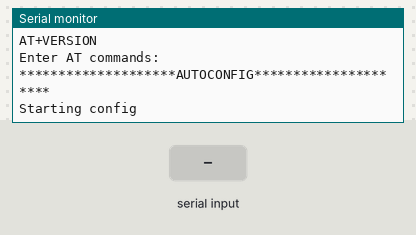
Simulated run of this sketch. Board: Arduino Uno, built with avr-gcc and run on an emulated ATmega328P. Parts: the last lines printed to the serial monitor. The inputs (shaded band) are chosen by the test bench.

Above: at 2.2 s.
2.3 s: "$" received over Serial
At 3.0 s:
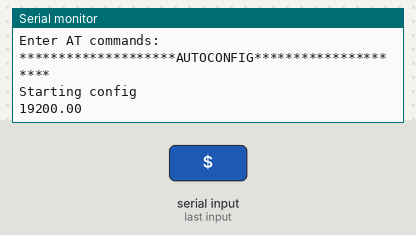
3.8 s: "$" received over the second serial link
At 4.1 s:
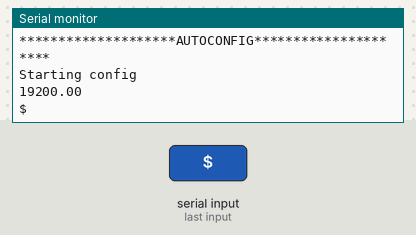
5.3 s: "1" received over the second serial link
At 6.5 s:
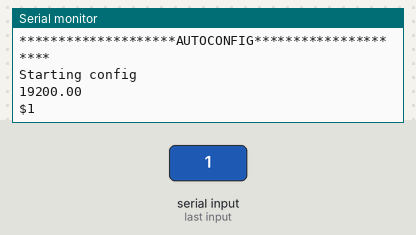

The sketch:

setup_bluetooth.ino
```cpp
#include <SoftwareSerial.h>
SoftwareSerial BTSerial(10, 11); // RX | TX

double bauds[5] = {9600, 19200, 38400, 57600, 115200};
int i = 0;
void setup()
{
  Serial.begin(bauds[0]);
  Serial.print("Use both NL & CR as line endings\n");
  Serial.print("AT : Check the connection.\n");
  Serial.print("AT+NAME : See default name \n");
  Serial.print("AT+ADDR : see default address\n");
  Serial.print("AT+VERSION : See version\n");
  Serial.print("AT+UART : See baudrate\n");
  Serial.print("AT+ROLE: See role of bt module(1=master/0=slave)\n");
  Serial.print("AT+RESET : Reset and exit AT mode\n");
  Serial.print("AT+ORGL : Restore factory settings\n");
  Serial.print("AT+PSWD: see default password\n");
  Serial.print("AT+BAUDX Options: \n");
  Serial.print("1 set to 1200bps\n");
  Serial.print("2 set to 2400bps\n");
  Serial.print("3 set to 4800bps\n");
  Serial.print("4 set to 9600bps (Default)\n");
  Serial.print("5 set to 19200bps\n");
  Serial.print("6 set to 38400bps\n");
  Serial.print("7 set to 57600bps\n");
  Serial.print("8 set to 115200bps\n");
  Serial.print("so sending AT+BAUD4 will set the baud rate to 9600.\n");
  Serial.print("For example, AT+NAMEPROTOTYPE will set the name to PROTOTYPE.\n");
  Serial.print("AT : check the connection\n");
  Serial.print("AT+NAME: Change name. No space between name and command.\n");
  Serial.print("AT+BAUD: change baud rate, x is baud rate code, no space between command and code.\n");
  Serial.print("AT+PIN: change pin, xxxx is the pin, again, no space.\n");
  Serial.print("AT+VERSION\n");
  Serial.println("Enter AT commands:");

  Serial.println("********************AUTOCONFIG*********************");
  Serial.println("Starting config");
  BTSerial.begin(bauds[4]);
  delay(200);
}

void loop()
{

  // Keep reading from HC-05 and send to Arduino Serial Monitor
  if (BTSerial.available()) {
    Serial.write(BTSerial.read());
  }

  // Keep reading from Arduino Serial Monitor and send to BT Module
  if (Serial.available()) {
    char leitura = Serial.read();
    if (leitura == '$') {
      i = i + 1;
      i = i % 5;
      Serial.println(bauds[i]);
      BTSerial.begin(bauds[i]);
    }
    BTSerial.write(leitura);
  }
}
```

Measured:
- after the input at 2.3 s, the serial monitor: prints a new line at once (image 1)
- after the input at 3.8 s, the serial monitor: prints a new line at once (image 2)
- after the input at 5.3 s, the serial monitor: prints a new line at once (image 3)
